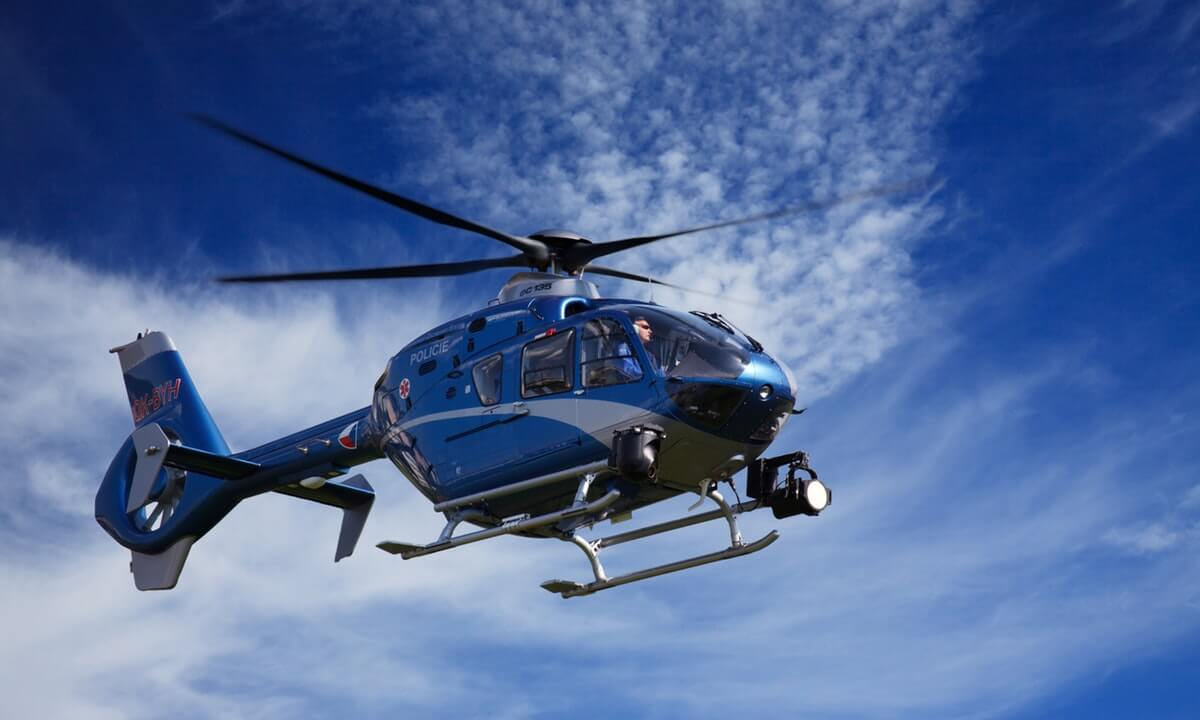
#> input picture TEMEL_ISLEMLER/media/helicopter.jpeg, 1200 x 720 px
$ python resmi_dondurme.py
#> lines starting #> are read from the running program, lines starting #| are printed output that depends on the picture
import cv2
import numpy as np

# Load the image
image_path = 'media/helicopter.jpeg'
img = cv2.imread(image_path, 0)  # Read the image as grayscale
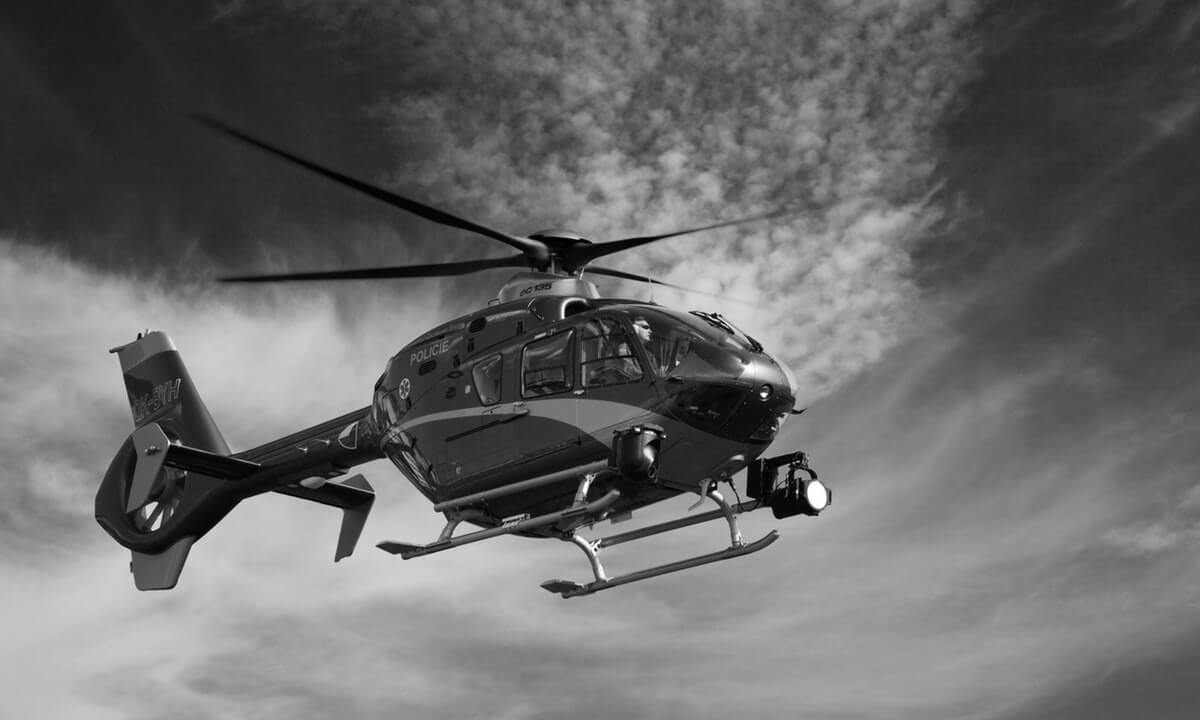
#> img: shape (720, 1200); min 0, max 255, mean 105.8

# Downscale the image
scale_factor = 0.4
downscaled_img = cv2.resize(img, None, fx=scale_factor, fy=scale_factor, interpolation=cv2.INTER_LINEAR)

# Get the dimensions of the downscaled image
height, width = downscaled_img.shape
#> height = 288; width = 480

# Define the rotation transformation matrix
center = (width // 2, height // 2)
#> center = (240, 144)
angle = 180
scale = 1
rotation_matrix = cv2.getRotationMatrix2D(center, angle, scale)

# Apply the rotation transformation to the image
rotated_img = cv2.warpAffine(downscaled_img, rotation_matrix, (width, height))
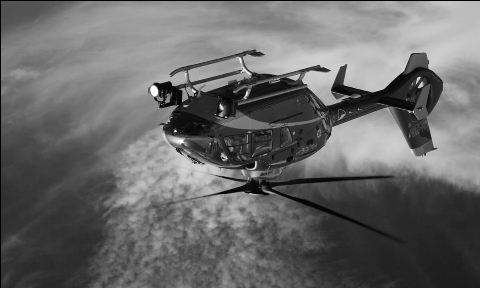
#> rotated_img: shape (288, 480); min 0, max 255, mean 105.3

# Display the original and rotated images
cv2.imshow("Original Image", downscaled_img)
cv2.imshow("Rotated Image", rotated_img)

cv2.waitKey(0)
cv2.destroyAllWindows()

'''
Explanation:
1. The code begins by importing the necessary libraries, OpenCV (`cv2`) and NumPy (`np`).
2. The image path is specified, pointing to the 'helicopter.jpeg' file.
3. The image is loaded using `cv2.imread()` function with the additional argument `0` to read the image as grayscale.
4. The image is downscaled by a factor of 0.4 using `cv2.resize()` function, which takes the image, scale factors (`fx` and `fy`), and interpolation method (`cv2.INTER_LINEAR`) as arguments.
5. The dimensions (height and width) of the downscaled image are obtained using the `.shape` attribute.
6. The rotation transformation matrix is defined using `cv2.getRotationMatrix2D()`, specifying the center of rotation (`center`), rotation angle (`angle`), and scale factor (`scale`).
7. The rotation transformation is applied to the downscaled image using `cv2.warpAffine()`, providing the downscaled image, rotation matrix, and dimensions of the resulting image.
8. Finally, the original and rotated images are displayed using `cv2.imshow()`, and the program waits for a key press using `cv2.waitKey()`. After the key press, the windows are closed using `cv2.destroyAllWindows()`.
9. The code is executed sequentially, resulting in the display of the original and rotated images.
'''

$ run again, with TEMEL_ISLEMLER/media/cupcakes.jpg copied over TEMEL_ISLEMLER/media/helicopter.jpeg
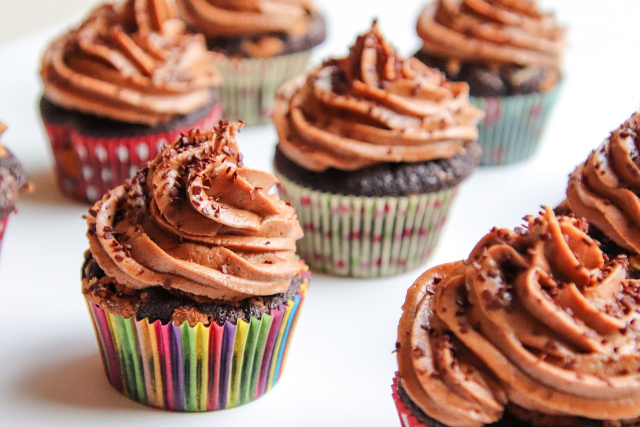
#> input picture TEMEL_ISLEMLER/media/cupcakes.jpg, 1280 x 854 px (shown at 1/2 size)
#> `downscaled_img = cv2.resize(img, None, fx=scale_factor, fy=scale_facto..`:
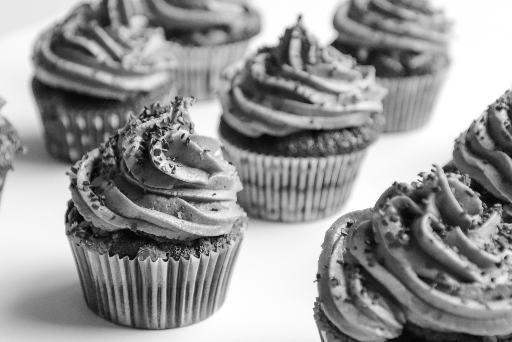
#> downscaled_img: shape (342, 512); min 1, max 255, mean 150.3
#> `rotated_img = cv2.warpAffine(downscaled_img, rotation_matrix, (width, ..`:
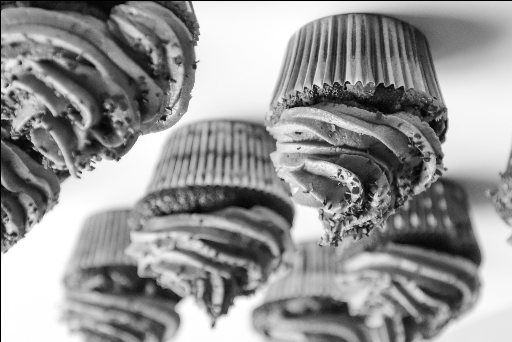
#> rotated_img: shape (342, 512); min 0, max 255, mean 149.4
